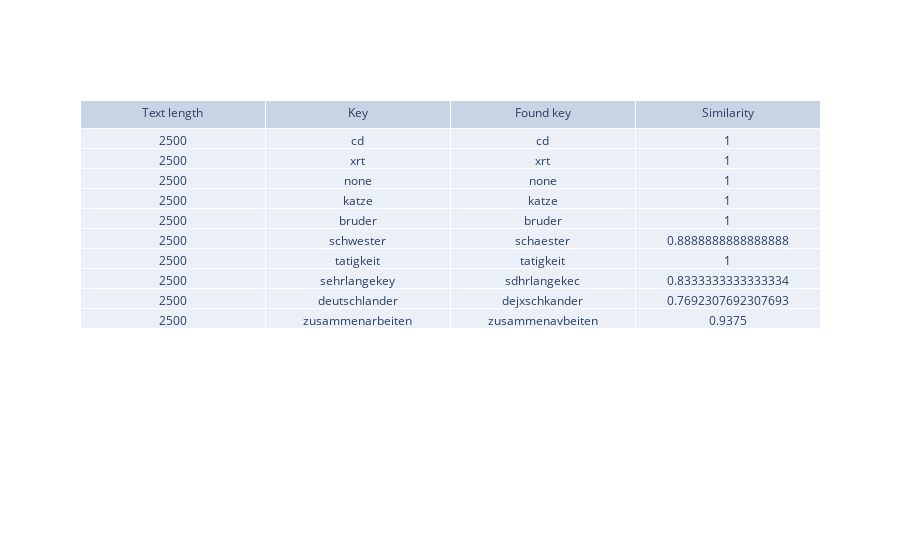

Notebook source saved alongside this figure:
### Code cell
predicted_keys = [i[1] for i in keys_stat.values()]
similarity = [i[0] for i in keys_stat.values()]

fig = go.Figure(data=[go.Table(header=dict(values=['Text length', 'Key','Found key', 'Similarity']),
                 cells=dict(values=[[text_length] * len(keys), keys, predicted_keys, similarity] ))
                     ])
fig.show()

### Figure 1 — Plotly figure (JSON) as saved in the notebook; plotly's stock layout.template omitted (floating-point values rounded to 4 significant figures)
{"data": [{"cells": {"values": [[2500, 2500, 2500, 2500, 2500, 2500, 2500, 2500, 2500, 2500], ["cd", "xrt", "none", "katze", "bruder", "schwester", "tatigkeit", "sehrlangekey", "deutschlander", "zusammenarbeiten"], ["cd", "xrt", "none", "katze", "bruder", "schaester", "tatigkeit", "sdhrlangekec", "dejxschkander", "zusammenavbeiten"], [1, 1, 1, 1, 1, 0.8889, 1, 0.8333, 0.7692, 0.9375]]}, "header": {"values": ["Text length", "Key", "Found key", "Similarity"]}, "type": "table"}], "layout": {}}
